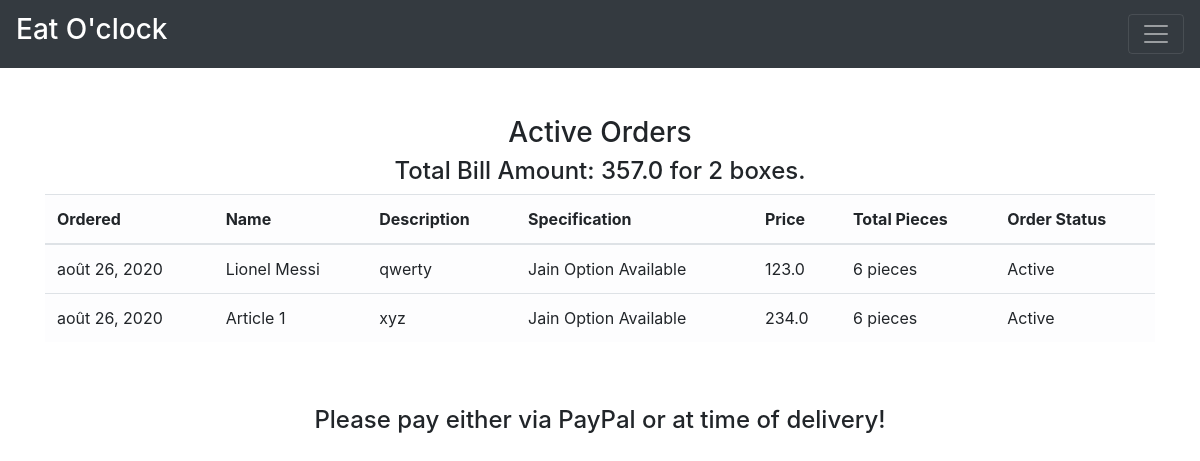
The app's page /order_details/ (signed in) with its own data.
### main/models.py (models this page shows, shortened)
class CartItems(models.Model):
    ORDER_STATUS = (
        ('Active', 'Active'),
        ('Delivered', 'Delivered')
    )
    user = models.ForeignKey(User, on_delete=models.CASCADE)
    item = models.ForeignKey(Item, on_delete=models.CASCADE)
    ordered = models.BooleanField(default=False)
    quantity = models.IntegerField(default=1)
    ordered_date = models.DateField(default=timezone.now)
    status = models.CharField(max_length=20, choices=ORDER_STATUS, default='Active')
    delivery_date = models.DateField(default=timezone.now)
    class Meta:
        verbose_name = 'Cart Item'
        verbose_name_plural = 'Cart Items'

class Item(models.Model):
    LABELS = (
        ('BestSeller', 'BestSeller'),
        ('New', 'New'),
        ('Spicy🔥', 'Spicy🔥'),
    )
    LABEL_COLOUR = (
        ('danger', 'danger'),
        ('success', 'success'),
        ('primary', 'primary'),
        ('info', 'info')
    )
    title = models.CharField(max_length=150)
    description = models.CharField(max_length=250,blank=True)
    price = models.FloatField()
    pieces = models.IntegerField(default=6)
    instructions = models.CharField(max_length=250,default="Jain Option Available")
    image = models.ImageField(default='default.png', upload_to='images/')
    labels = models.CharField(max_length=25, choices=LABELS, blank=True)
    label_colour = models.CharField(max_length=15, choices=LABEL_COLOUR, blank=True)
    slug = models.SlugField(default="sushi_name")
    created_by = models.ForeignKey(User, on_delete=models.CASCADE)

### main/views.py (the view)
# urls.py: path('order_details/', views.order_details, name='order_details'),
@login_required
def order_details(request):
    items = CartItems.objects.filter(user=request.user, ordered=True,status="Active").order_by('-ordered_date')
    cart_items = CartItems.objects.filter(user=request.user, ordered=True,status="Delivered").order_by('-ordered_date')
    bill = items.aggregate(Sum('item__price'))
    number = items.aggregate(Sum('quantity'))
    pieces = items.aggregate(Sum('item__pieces'))
    total = bill.get("item__price__sum")
    count = number.get("quantity__sum")
    total_pieces = pieces.get("item__pieces__sum")
    context = {
        'items':items,
        'cart_items':cart_items,
        'total': total,
        'count': count,
        'total_pieces': total_pieces
    }
    return render(request, 'main/order_details.html', context)

### main/templatetags/get_group.py (called while the page is built)
@register.filter(name='has_group')
def has_group(user, group_name):
    return user.groups.filter(name=group_name).exists()

### main/templates/main/order_details.html (shortened to what this page needs)
{% extends "main/layout.html" %}
{% block content %}
<div class="cart">
    <div class="container">
        <div class="row">
            <div class="col-sm-12 mt-5">
                <h3 class="text-center">Active Orders</h3>
                {% if items %}
                <h4 class="text-center">Total Bill Amount: {{total}} for {{ count }} boxes.</h4>
                <div class="table-responsive">
                    <table class="table table-light">
                        <thead>
                        <tr>
                            <th scope="col">Ordered</th>
                            <th scope="col">Name</th>
                            <th scope="col">Description</th>
                            <th scope="col">Specification</th>
                            <th scope="col">Price</th>
                            <th scope="col">Total Pieces</th>
                            <th scope="col">Order Status</th>
                        </tr>
                        </thead>
                        <tbody>
                            {% for item_active in items %}
                        <tr>
                            <td>{{ item_active.ordered_date }}</td>
                            <td>{{ item_active.item.title }} <span class="badge badge-{{ item_active.item.label_colour }}">{{ item_active.item.labels }}</span></td>
                            <td>{{ item_active.item.description }}</td>
                            <td>{{ item_active.item.instructions }}</td>
                            <td>{{ item_active.item.price }}</td>
                            <td>{{ item_active.item.pieces }} pieces</td>
                            <td>{{ item_active.status }}</td>
                        </tr>
                            {% endfor %}
                        </tbody>
                    </table>
                    <br><br><h4 class="text-center">Please pay either via PayPal or at time of delivery!</h4>
                </div>
                {% endif %}
            </div>
        </div>
        <div class="row">
        </div>
    </div>
</div>
{% endblock content %}

### main/templates/main/layout.html (shortened to what this page needs)
{% load get_group %}
{% load static %}
<!DOCTYPE html>
<html lang="en">
<head>
    <link rel="stylesheet" href="https://maxcdn.bootstrapcdn.com/bootstrap/4.0.0/css/bootstrap.min.css">
    <link rel="stylesheet" type="text/css" href="{% static 'main/styles.css' %}">
</head>
<body>
    <nav class="navbar navbar-expand-brand navbar-dark bg-dark">
        <a class="navbar-brand" href="/"><h3>Eat O'clock</h3></a>
        <button
            class="navbar-toggler"
            type="button"
            data-toggle="collapse"
            data-target="#navbarNav"
            aria-controls="navbarNav"
            aria-expanded="false"
            aria-label="Toggle navigation"
        >
            <span class="navbar-toggler-icon"></span>
        </button>
    </nav>
    <main role="main">
        {% block content %}{% endblock %}
    </main>

### records on screen
CartItems: ordered_date "août 26, 2020", item "Lionel Messi", item.description "qwerty", item.instructions "Jain Option Available", item.price "123.0", item.pieces "6", status "Active"
CartItems: ordered_date "août 26, 2020", item "Article 1", item.description "xyz", item.instructions "Jain Option Available", item.price "234.0", item.pieces "6", status "Active"

### other values on screen
{{ total }} "357.0"
{{ count }} "2"
